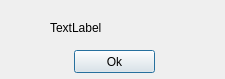
<?xml version="1.0" encoding="UTF-8"?>
<ui version="4.0">
 <class>Alert</class>
 <widget class="QDialog" name="Alert">
  <property name="geometry">
   <rect>
    <x>0</x>
    <y>0</y>
    <width>225</width>
    <height>79</height>
   </rect>
  </property>
  <property name="windowTitle">
   <string>Alert</string>
  </property>
  <widget class="QLabel" name="Text">
   <property name="geometry">
    <rect>
     <x>50</x>
     <y>20</y>
     <width>111</width>
     <height>16</height>
    </rect>
   </property>
   <property name="text">
    <string>TextLabel</string>
   </property>
  </widget>
  <widget class="QPushButton" name="pushButton">
   <property name="geometry">
    <rect>
     <x>74</x>
     <y>50</y>
     <width>81</width>
     <height>23</height>
    </rect>
   </property>
   <property name="text">
    <string>Ok</string>
   </property>
  </widget>
 </widget>
 <resources/>
 <connections/>
</ui>
